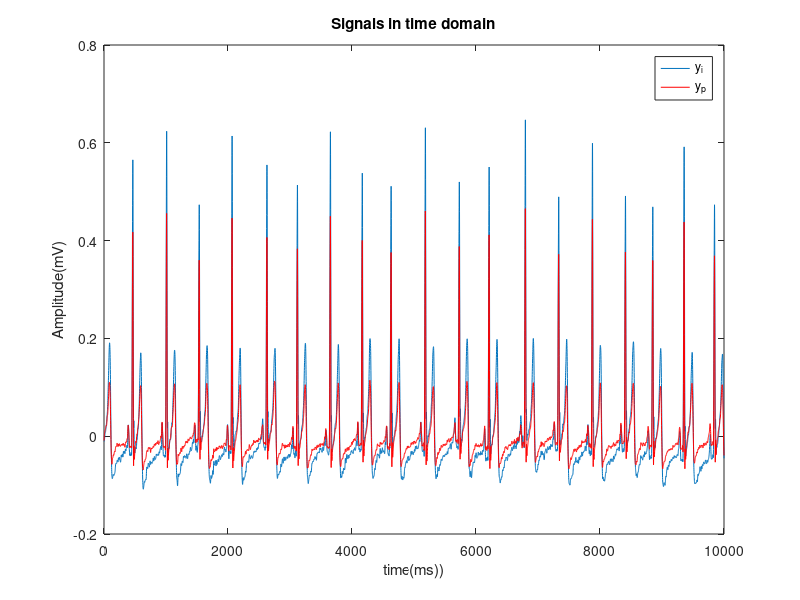

MATLAB code to generate this figure: (Note: this script raises an error after producing the figure.)
clear all; clc;

%load the ideal ECG
file = load("TEST_5_KULUNU_11mm_wet_cmp_LEADII_L06.mat");
data_ideal = file.data(:,1); %CH 1 , ideal
data_printed = file.data(:,2); %CH 2 , printed

% %normalize the signals
y_ideal  = data_ideal - mean(data_ideal);
y_printed  = data_printed - mean(data_printed);

%select a portion
y_ideal = y_ideal(8001: 18000 , 1);
y_printed = y_printed(8001: 18000 , 1);

%measure signal time and number of samples
N = length(y_ideal); % Number of points
t = linspace(1,N,N); % Time vector

%plot signals
plot(t,y_ideal);
hold on
plot(t,y_printed , 'r');
hold off
legend("y_i","y_p");
title("Signals in time domain");
xlabel("time(ms))");
ylabel("Amplitude(mV)");


%MSE calculate
mse = immse(y_ideal , y_printed);
fprintf("Results for 5.5mm electrodes\n");
fprintf("===========================\n\n");
fprintf("MSE : %.7f \n"  , mse );

%SNR Calculate
snr = snr(y_printed , y_ideal - y_printed);
fprintf("SNR : %.3fdB \n"  , snr );

%PSNR calculate
%peaksnr = psnr(y_ideal , y_printed);
%fprintf("PSNR : %ddB \n"  , psnr );
 
%MAE error
%mae = mean(abs(data_ecg_ref , data_ecg));
e = y_ideal - y_printed;
perf = mae(e);
fprintf("MAE : %.3f \n"  , perf );

%cross corrilation
corr = xcorr(y_ideal ,y_printed,'normalized');
figure;
plot(corr);
title("Cross correlation(y_i , y_p)");
fprintf("Correlation : %.3f%%\n"  , max(corr)*100 );

%Coherance 
cxy = mscohere(y_ideal,y_printed);
figure;
plot(cxy(1:256,1));
xlabel("Frequency(Hz)");
ylabel("Magnitude(0 - 1)");
title("Coherance(y_i , y_p)");


